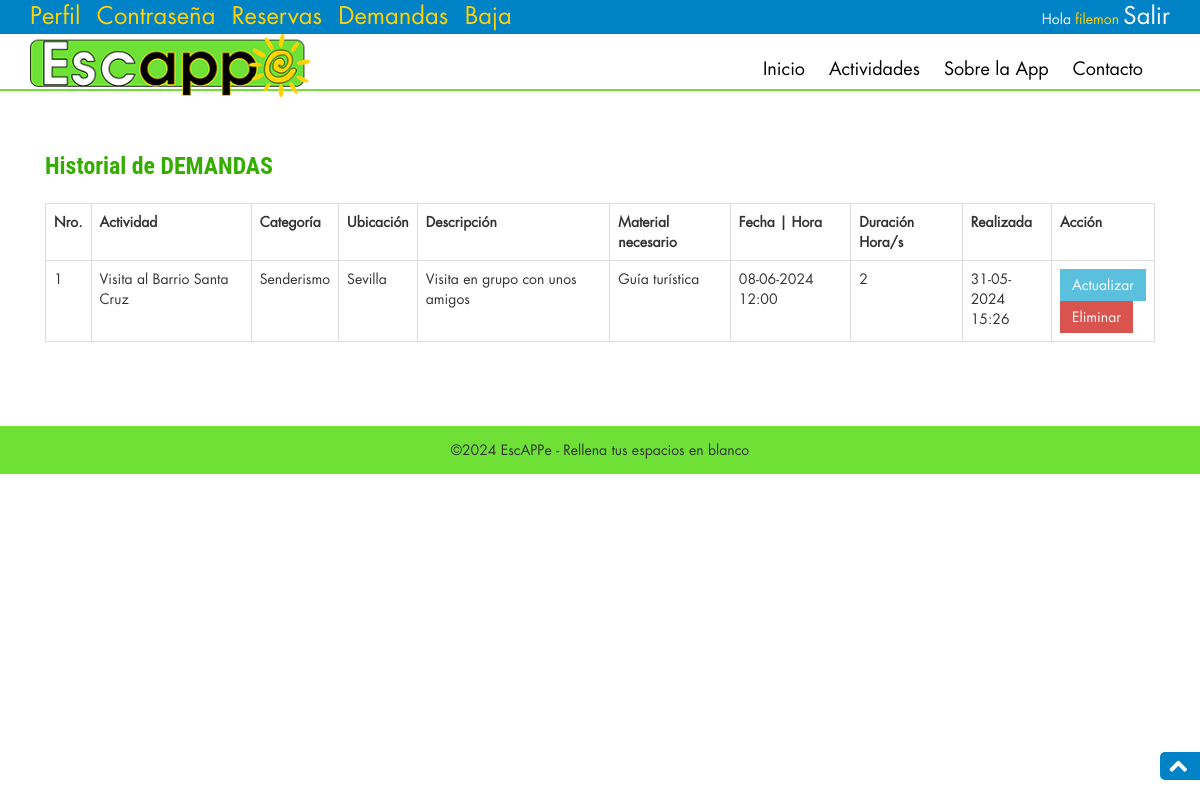
Page /demanda-history.php (signed in) on the committed database.
### tables this page shows
CREATE TABLE `demanda` (
  `idDemanda` int(10) NOT NULL,
  `nombreActividad` varchar(200) DEFAULT NULL,
  `categoria` varchar(150) DEFAULT NULL,
  `descripcion` varchar(255) DEFAULT NULL,
  `ubicacion` varchar(100) DEFAULT NULL,
  `materialNecesario` varchar(150) DEFAULT NULL,
  `fechaHora` varchar(100) DEFAULT NULL,
  `nroPlazas` int(15) NOT NULL,
  `duracion` int(11) DEFAULT NULL,
  `fechaRealizada` timestamp NOT NULL DEFAULT current_timestamp(),
  `fechActualizada` timestamp NULL DEFAULT NULL ON UPDATE current_timestamp(),
  `idOfertante` int(10) DEFAULT NULL,
  `idConsumidor` int(10) DEFAULT NULL
);

### demanda-history.php (the view, shortened to what this page needs)
<?php
include ('includes/dbconnection.php');
if (strlen($_SESSION['entraConsumidor']) == 0) {
    header('location:index.php');
} else {
    ?>
    <!DOCTYPE html>
    <html lang="es">
    <head>
        <link href="css/font-awesome/font-awesome.min.css" rel="stylesheet">
        <link rel="stylesheet" href="css/bootstrap-3.0.0/bootstrap.min.css" />
        <link rel="stylesheet" href="css/styles.css" />
    </head>
    <body>
        <?php include ('includes/header.php'); ?>
        <section id="actividades" class="secPad">
            <div class="container">
                <div class="privacy">
                    <div class="container">
                        <h3 class="wow fadeInDown animated animated" data-wow-delay=".5s"
                            style="visibility: visible; animation-delay: 0.5s; animation-name: fadeInDown;">Historial de
                            DEMANDAS
                        </h3>
                        <table class="table align-items-center table-flush table-hover table-bordered" width="100%">
                            <tr>
                                <th>Nro.</th>
                                <th>Actividad</th>
                                <th>Categoría</th>
                                <th>Ubicación</th>
                                <th>Descripción</th>
                                <th>Material necesario</th>
                                <th>Fecha | Hora</th>
                                <th>Duración Hora/s</th>
                                <th>Realizada</th>
                                <th>Acción</th>
                            </tr>
                            <?php
                            $sql = "SELECT idConsumidor FROM consumidor WHERE emailConsumidor =:uemail";
                            $query = $dbh->prepare($sql);
                            $query->bindParam(':uemail', $_SESSION['entraConsumidor'], PDO::PARAM_STR);
                            $query->execute();
                            $results = $query->fetchAll(PDO::FETCH_OBJ);
                            if ($query->rowCount() > 0) {
                                foreach ($results as $result) {
                                    $idConsumer = $result->idConsumidor;
                                }
                            }
                            $sql = "SELECT * FROM demanda WHERE idConsumidor=:idConsumer";
                            $query = $dbh->prepare($sql);
                            $query->bindParam(':idConsumer', $idConsumer, PDO::PARAM_STR);
                            $query->execute();
                            $results = $query->fetchAll(PDO::FETCH_OBJ);
                            $cnt = 1;
                            if ($query->rowCount() > 0) {
                                foreach ($results as $result) {
                                    ?>
                                    <tr>
                                        <td>
                                            <?php echo htmlentities($cnt); ?>
                                        </td>
                                        <td>
                                            <?php echo htmlentities($result->nombreActividad); ?>
                                        </td>
                                        <td>
                                            <?php echo htmlentities($result->categoria); ?>
                                        </td>
                                        <td>
                                            <?php echo htmlentities($result->ubicacion); ?>
                                        </td>
                                        <td>
                                            <?php echo htmlentities($result->descripcion); ?>
                                        </td>
                                        <td>
                                            <?php echo htmlentities($result->materialNecesario); ?>
                                        </td>
                                        <td>
                                            <?php echo htmlentities(date("d-m-Y H:i", strtotime($result->fechaHora))); ?>
                                        </td>
                                        <td>
                                            <?php echo htmlentities($result->duracion); ?>
                                        </td>
                                        <td>
                                            <?php echo date("d-m-Y", strtotime($result->fechaRealizada))."<br/>".date("H:i", strtotime($result->fechaRealizada)); ?>
                                        </td>
                                        <td>
                                            <button class="btn btn-info"
                                                onclick="location.href='demanda-update.php?upiddemanda=<?php echo htmlentities($result->idDemanda); ?>'">Actualizar
                                            </button>
                                            <br>
                                            <a class="btn btn-danger" href="demanda-history.php?deliddemanda=<?php echo htmlentities($result->idDemanda); ?>"
                                            role="button" onclick="return confirm('Realmente quieres ELIMINAR tu Reserva?')">Eliminar</a>
                                        </td>
                                    </tr>
                                    <?php $cnt = $cnt + 1;
                                }
                            } ?>
                        </table>
                    </div>
                </div>
            </div>
        </section>
        <?php include ('includes/footer.php'); ?>
        <a href="#top" class="topHome"><i class="fa fa-chevron-up fa-2x"></i></a>
    </body>
    </html>
    <?php
} ?>

### rows in the picture
demanda: nombreActividad "Visita al Barrio Santa Cruz", categoria "Senderismo", ubicacion "Sevilla", descripcion "Visita en grupo con unos amigos", materialNecesario "Guía turística", fechaHora "08-06-2024 12:00", duracion "2", fechaRealizada "31-05-2024", fechaRealizada "15:26"

### other values in the picture
$_SESSION['nombreApellidos'] "filemon"
